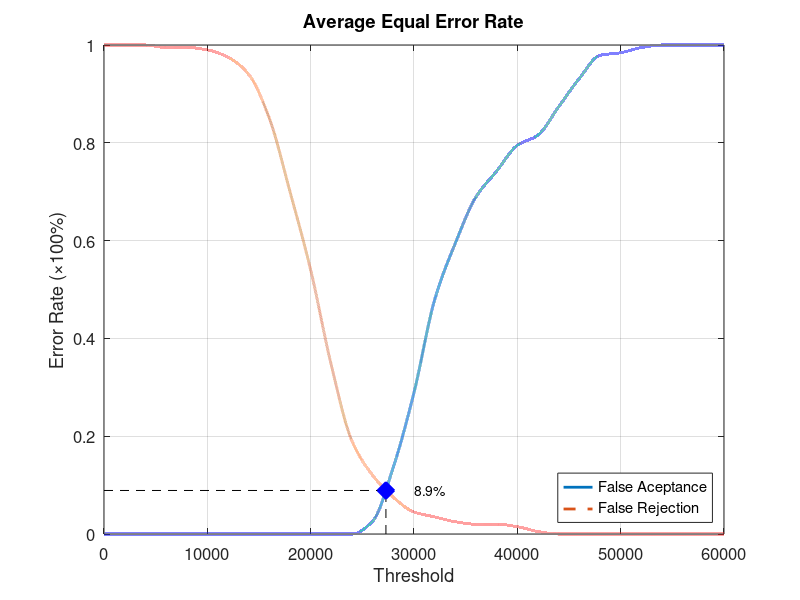
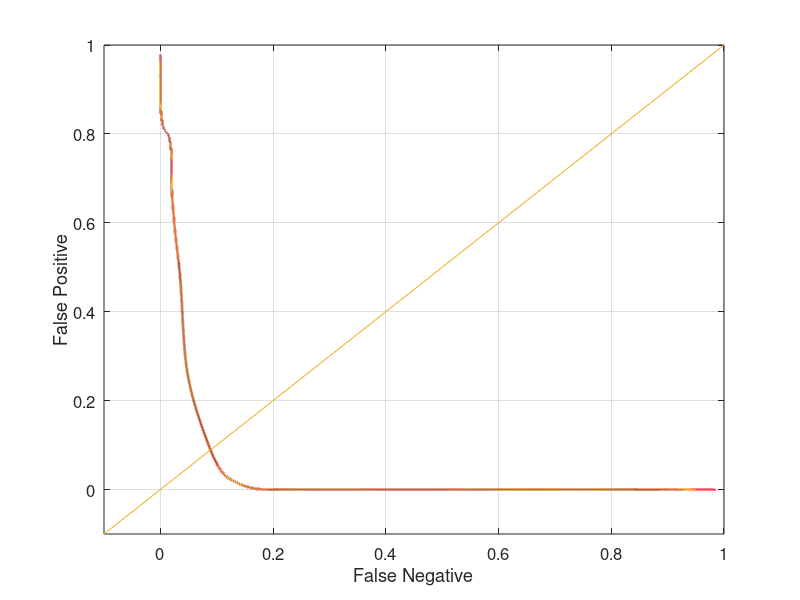

These charts were generated, in order, by the following MATLAB code:
function yEER = Database2_4
close all;
clear;
clc;
x = 0:2000:60000;
xq = 0:0.5:60000;

y0 = [0 0 0 0 0 0 0 0 0 0 0 0 0 0.0263158 0.136842 0.289474 0.478947 0.594737 0.689474 0.742105 0.794737 0.815789 0.873684 0.931579 0.978947 0.984211 0.994737 1 1 1 1];
yy0 = interp1(x, y0, xq, 'pchip');
y1 = [1 1 1 0.995 0.995 0.99 0.975 0.94 0.85 0.7 0.54 0.345 0.19 0.12 0.075 0.045 0.035 0.025 0.02 0.02 0.015 0.005 0 0 0 0 0 0 0 0 0];
yy1 = interp1(x, y1, xq, 'pchip');

% Calculating EER: 
y2 = abs(y0 - y1);
find(y2 == min(y2))
yy2 = abs(yy0 - yy1);
xEER = find(yy2 == min(yy2));
xEERIndex = xq(xEER) % X-axis EER
yEER = yy0(xEER) % Y-axis EER

main = figure
plot(xq, yy0,'-','LineWidth', 2);	hold on
plot(xq, yy1,'--','LineWidth', 2);	hold on
plot([xEERIndex xEERIndex], [0 yEER], 'k--');	hold on
plot([0 xEERIndex], [yEER yEER], 'k--');	hold on
plot(xEERIndex, yEER, 'bx', 'LineWidth', 10);	hold on
text(xEERIndex + 10 * xEERIndex / 100, yEER, [num2str(round((10000 * yEER)) / 100) '%'])
legend('False Aceptance', 'False Rejection', 'Location', 'SouthEast')
xlabel('Threshold')
ylabel('Error Rate (\times100%)')
title('Average Equal Error Rate')
set(gca, 'FontSize', 12)
axis([0 60000 0 1])
grid on

print(main, 'Database2_4Main', '-dpng');
FNRxFPR = figure('Color', [1 1 1]);
plot(yy1, yy0, '-', yy1, yy0, 'LineWidth', 2);
hold on
y = -0.1:0.1:1
plot(y, y); 
set(gca, 'FontSize', 12)
xlabel('False Negative')
ylabel('False Positive')
axis([-0.1 1 -0.1 1])
set(gca, 'FontSize', 12)
grid on

print(FNRxFPR, 'Database2_4FNRxFPR','-dpng');
end
